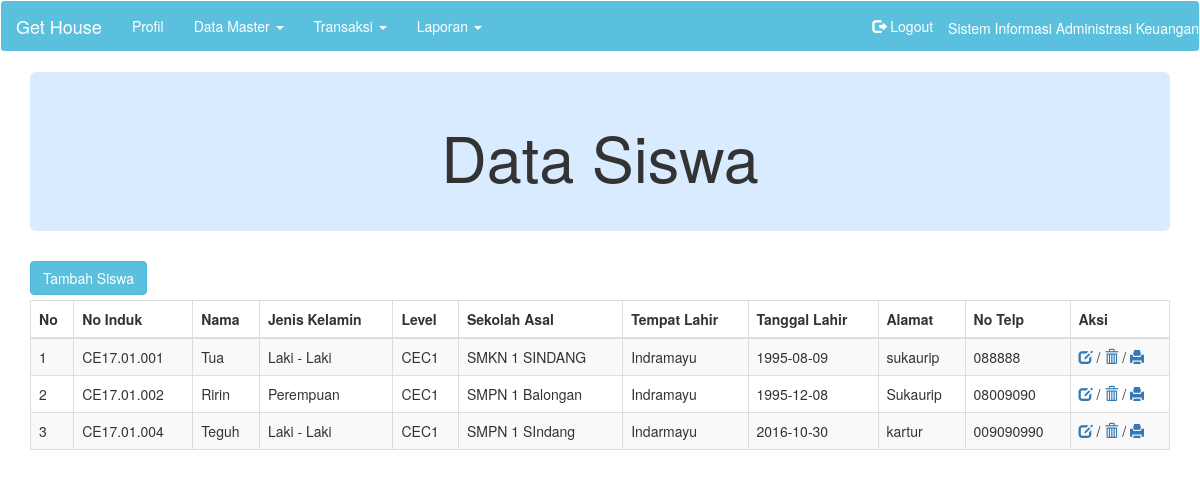
The page /data-siswa.php on the database its author committed.
### tables this page shows
CREATE TABLE `tbl_siswa` (
  `no_induk` varchar(15) NOT NULL,
  `nama_siswa` varchar(50) NOT NULL,
  `jk` char(15) NOT NULL,
  `level` varchar(15) NOT NULL,
  `sekolah_asal` varchar(25) NOT NULL,
  `tempat_lahir` varchar(25) NOT NULL,
  `tgl_lahir` date NOT NULL,
  `alamat` varchar(50) NOT NULL,
  `no_telp` varchar(15) NOT NULL
);

### data-siswa.php (the view, shortened to what this page needs)
<?php
include 'header.php';
$query = mysql_query("SELECT * FROM tbl_siswa ORDER BY no_induk ASC") or die(mysql_error());
?>
<body class="fade-out">
    <div class="container">
        <div class="jumbotron">
            <h1><center>Data Siswa</center></h1>
        </div>
    <div class="row">
        <div class="col-md-12">
        <a href="tambah-siswa.php" class="btn btn-info noprint" role="button" style="margin-bottom: 5px;">Tambah Siswa</a>
        <table class="table table-striped table-bordered" id="t_siswa">
            <thead>
                <tr>
                    <th>No</th>
                    <th>No Induk</th>
                    <th>Nama</th>
                    <th>Jenis Kelamin</th>
                    <th>Level</th>
                    <th>Sekolah Asal</th>
                    <th>Tempat Lahir</th>
                    <th>Tanggal Lahir</th>
                    <th>Alamat</th>
                    <th>No Telp</th>
                    <th class="noprint">Aksi</th>
                </tr>
            </thead>
            <tbody>
               <?php
            if(mysql_num_rows($query) == 0){
            echo '<tr><td colspan="6">Tidak ada data!</td></tr>';
        }else{
            $no = 1;
            while($data = mysql_fetch_assoc($query)){
                echo '<tr>';
                    echo '<td>'.$no.'</td>';
                    echo '<td>'.$data['no_induk'].'</td>';
                    echo '<td>'.$data['nama_siswa'].'</td>';
                    echo '<td>'.$data['jk'].'</td>';
                    echo '<td>'.$data['level'].'</td>';
                    echo '<td>'.$data['sekolah_asal'].'</td>';
                    echo '<td>'.$data['tempat_lahir'].'</td>';
                    echo '<td>'.$data['tgl_lahir'].'</td>';
                    echo '<td>'.$data['alamat'].'</td>';
                    echo '<td>'.$data['no_telp'].'</td>';
                    echo '<td class="noprint"><a href="edit-siswa.php?no_induk='.$data['no_induk'].'"><span class="glyphicon glyphicon-edit"></a> / <a href="hapus-siswa.php?no_induk='.$data['no_induk'].'" onclick="return confirm(\'Yakin?\')"><span class="glyphicon glyphicon-trash"></a> / <a href="kartusiswa.php?no_induk='.$data['no_induk'].'"><span class="glyphicon glyphicon-print"></a> </td>';
                echo '</tr>';
                $no++;
                }
            }
            ?>
            </tbody>
        </table>
        </div>
    </div>
</body>
</html>

### header.php (style rules this page uses)
.jumbotron { padding-top: 30px; padding-bottom: 30px; color: inherit; background-color: #d8ebff; }

### rows shown on the page
tbl_siswa: no_induk "CE17.01.001", nama_siswa "Tua", jk "Laki - Laki", level "CEC1", sekolah_asal "SMKN 1 SINDANG", tempat_lahir "Indramayu", tgl_lahir "1995-08-09", alamat "sukaurip", no_telp "088888"
tbl_siswa: no_induk "CE17.01.002", nama_siswa "Ririn", jk "Perempuan", level "CEC1", sekolah_asal "SMPN 1 Balongan", tempat_lahir "Indramayu", tgl_lahir "1995-12-08", alamat "Sukaurip", no_telp "08009090"
tbl_siswa: no_induk "CE17.01.004", nama_siswa "Teguh", jk "Laki - Laki", level "CEC1", sekolah_asal "SMPN 1 SIndang", tempat_lahir "Indarmayu", tgl_lahir "2016-10-30", alamat "kartur", no_telp "009090990"
